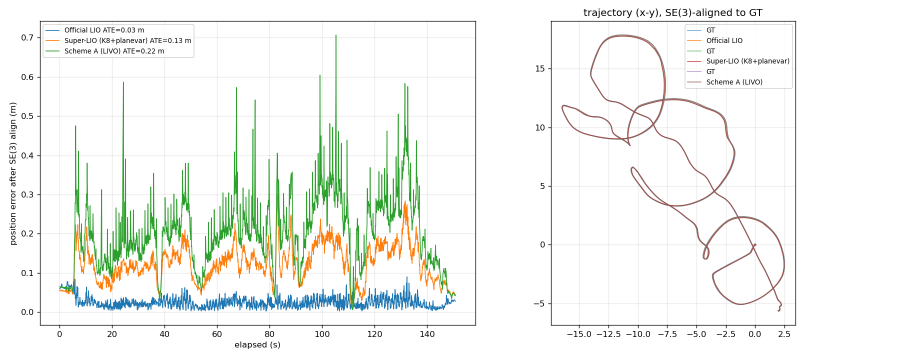
#> input picture experiments/ntu_eee03_traj_cmp.png, 1800 x 720 px (shown at 1/2 size); its folder holds only this picture in this run
$ python -i _p0_visual.py   (imports and definitions only)   (older library calls are emulated)
#> lines starting #> are read from the running program, lines starting #| are printed output that depends on the picture
#!/usr/bin/env python3
# -*- coding: utf-8 -*-
"""Phase 0 视觉前端：相邻帧相对旋转估计（LK 双向跟踪 + 网格化 + RANSAC 5-point）。

约定（务必与代码一致，否则符号全反）：
  世界系 w、LiDAR/body 系 b、相机系 c。
  TUM 轨迹里的四元数是 **b→w**（body 到 world）。

  ⚠️ 侧别为**实测**结论（见 exp_records §36），不是照抄 FAST-LIVO2 的文档措辞：
  本包的 Rcl 实际是 **b→c**： p_c = R_cl · p_b （等价地 R_bc = R_cl）。
  证据：静止段重力均值 ĝ=[-0.008,-0.011,0.992]（单位 g），
        R_cl·ĝ = (-0.005,-1.000,-0.014) → 相机系"上"= −y ✓（本相机 y 轴朝下）
        R_clᵗ·ĝ = ( 1.000, 0.014, 0.005) → 图像右 ✗
  另：6 候选侧别×转置网格、以及 3-DOF 自由正交拟合（起点含 D=I 与随机）
      都独立收敛到同一侧别 ⇒ 不是笔误。Pcl 仍是 body 系的相机原点（杠杆臂）。
  ⇒ Pcl 不随侧别改动而变，但 **R_cl 的转置位置必须逐处核对**。

  findEssentialMat(pts1, pts2) 给出 E = [t]_× R，满足 x2^T E x1 = 0，
  故其 R 把相机 1 的坐标旋到相机 2： R_21^c = R_{w2c,2} · R_{w2c,1}^T 。
  由 R_{w2c} = R_cl · R_{b2w}^T（因 R_wc = R_wb · R_bc = R_wb · R_clᵗ）得
      R_21^c = R_cl · ( R_{b2w,2}^T · R_{b2w,1} ) · R_clᵗ
  即"体相对旋转"左乘 R_cl 的共轭。因为 R_cl 恒定，用相对旋转时 Pcl 不出现。
"""
import numpy as np
import cv2

# ---- 官方标定 /home/ywj/slam_data/Retail_Street/camera_pinhole.yaml -----------
# 原始 1280x1024，scale=0.5 => bag 里直接是 640x512 的图（实测 enc=rgb8）。
K_FULL = np.array([[1293.56944, 0.0, 626.91359],
                   [0.0, 1293.3155, 522.799224],
                   [0.0, 0.0, 1.0]])
DIST = np.array([-0.076160, 0.123001, -0.00113, 0.000251], dtype=np.float64)
W0, H0 = 640, 512                                   # bag 内实际分辨率（实测 shape=(512,640,3)）
# ⚠️ scale=0.5 是 FAST-LIVO2 对原始 1280x1024 的降采样系数；本 bag 的图像
# **已经是** 640x512，配套内参就是 K_FULL/2，不能再降一次。
K_HALF = np.array([[K_FULL[0, 0] * 0.5, 0.0, K_FULL[0, 2] * 0.5],
                   [0.0, K_FULL[1, 1] * 0.5, K_FULL[1, 2] * 0.5],
                   [0.0, 0.0, 1.0]])
IMG_DOWN = 1                     # >1 时在此基础上再降采样（算力实验用）
W, H = int(W0 / IMG_DOWN), int(H0 / IMG_DOWN)
K_USE = K_HALF.copy()
# [1 line not run here, left out]

R_CL = np.array([0.00610193, -0.999863, -0.0154172,
                 -0.00615449, 0.0153796, -0.999863,
                 0.999962, 0.00619598, -0.0060598]).reshape(3, 3)   # b→c（实测，见模块头）
P_CL = np.array([0.0194384, 0.104689, -0.0251952])                  # 相机原点在 body 系

_MAP1 = _MAP2 = None


def prep_gray(rgb):
    """去畸变 + 转灰度 + 可选再降采样。一次建表，逐帧复用。"""
    global _MAP1, _MAP2
    if _MAP1 is None:
        # 源图就是 640x512、内参 K_HALF —— 畸变系数是归一化的，与分辨率无关，
        # 故 K 用 K_HALF 而不是 K_FULL（用 K_FULL 会把画面裁到角落）。
        _MAP1, _MAP2 = cv2.initUndistortRectifyMap(
            K_HALF, DIST, None, K_HALF, (W, H), cv2.CV_16SC2)
    g = cv2.cvtColor(rgb, cv2.COLOR_RGB2GRAY)
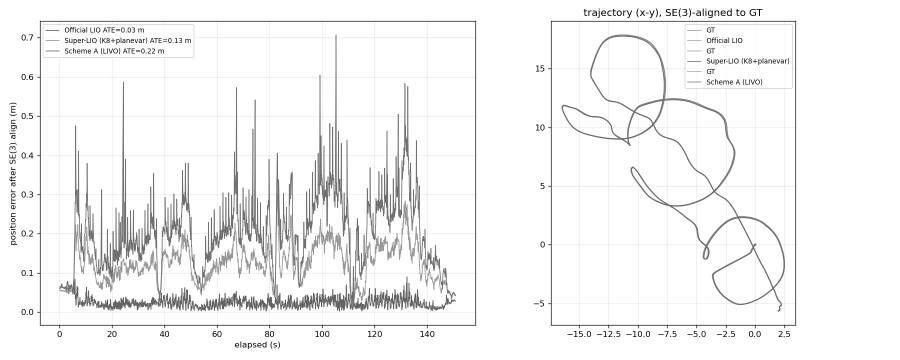
#> g: shape (720, 1800) (shown at 1/2 size); min 0, max 255, mean 243.9
    u = cv2.remap(g, _MAP1, _MAP2, cv2.INTER_LINEAR)
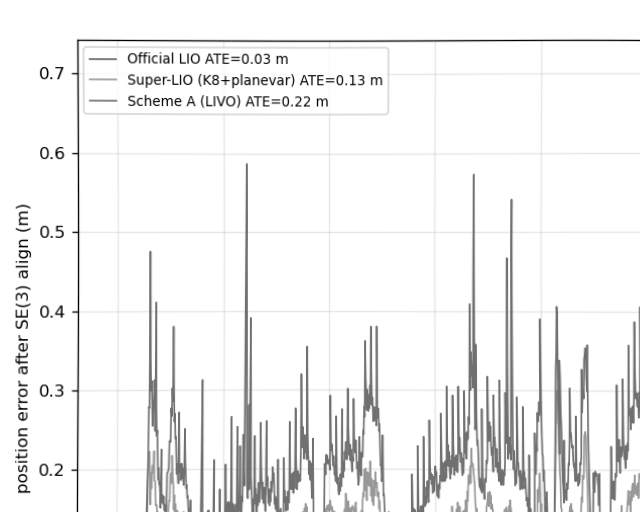
#> u: shape (512, 640); min 0, max 255, mean 240.5
    if IMG_DOWN > 1:
        u = cv2.resize(u, None, fx=1.0 / IMG_DOWN, fy=1.0 / IMG_DOWN,
                       interpolation=cv2.INTER_AREA)
    return u


# [187 lines left out: functions grid_balance, track_pair, rotm, angle_of, rel_rotation, quat_to_rot and 3 more, not called in this run]


class Traj:
    """LIO 位姿连续时间轨迹：平移线性插值 + 旋转 slerp（同 pointcloud_colorizer 口径）。"""

    # [34 lines left out: functions __init__, at, log_so3, not called in this run]

>>> import cv2
>>> picture = cv2.cvtColor(cv2.imread('../ntu_eee03_traj_cmp.png'), cv2.COLOR_BGR2RGB)
>>> result = prep_gray(picture)

$ run again, on experiments/pcd_color_median_compare_full.png
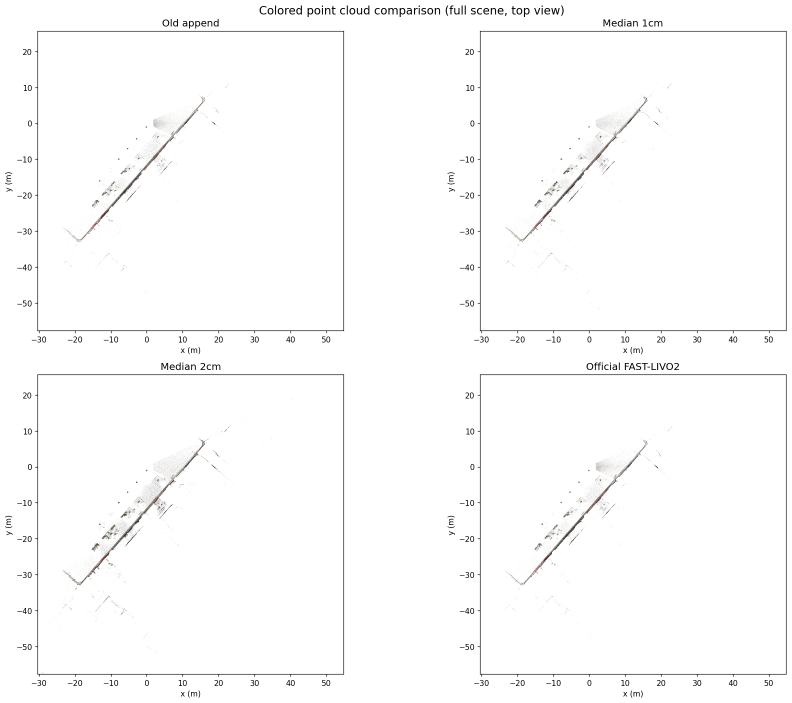
#> input picture experiments/pcd_color_median_compare_full.png, 1583 x 1406 px (shown at 1/2 size)
#> in prep_gray, `u = cv2.remap(g, _MAP1, _MAP2, cv2.INTER_LINEAR)`:
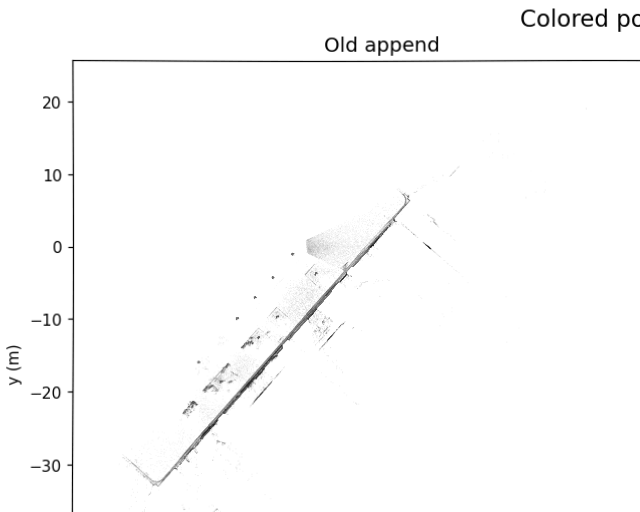
#> u: shape (512, 640); min 0, max 255, mean 251.6

$ run again, on experiments/pcd_color_median_compare_zoom.png
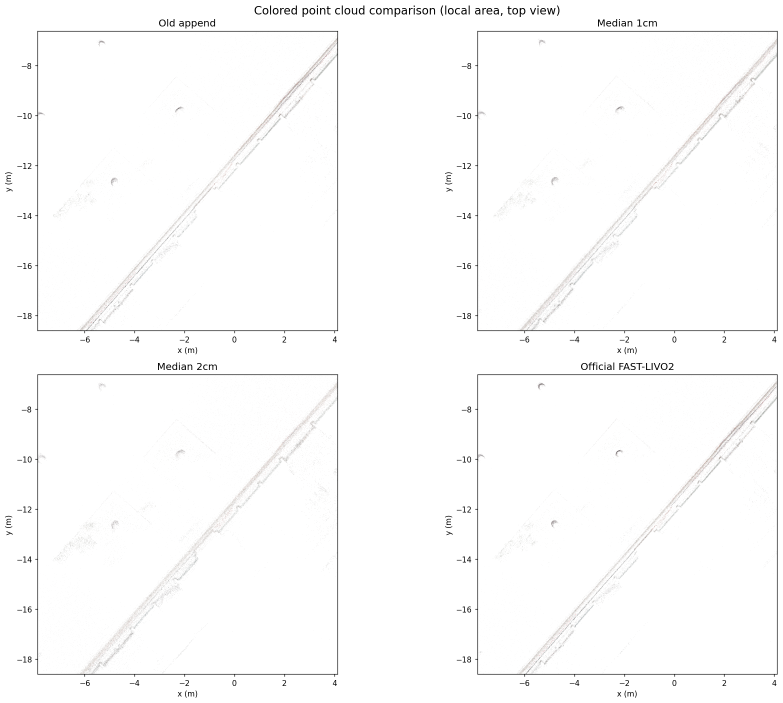
#> input picture experiments/pcd_color_median_compare_zoom.png, 1565 x 1406 px (shown at 1/2 size)
#> in prep_gray, `u = cv2.remap(g, _MAP1, _MAP2, cv2.INTER_LINEAR)`:
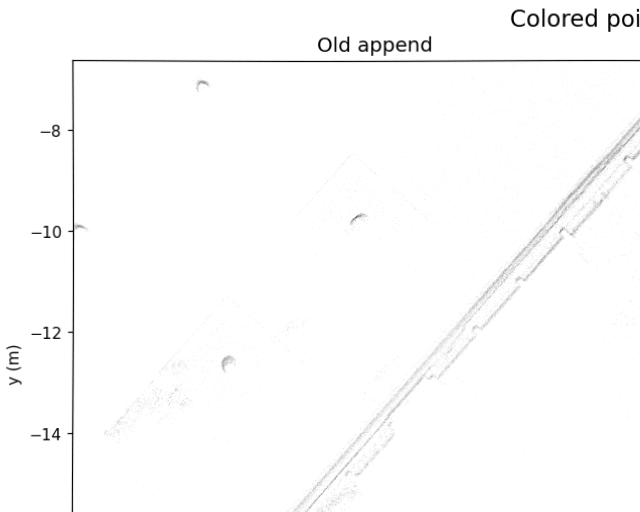
#> u: shape (512, 640); min 0, max 255, mean 252

$ run again, on experiments/pcd_color_saltpepper_compare.png
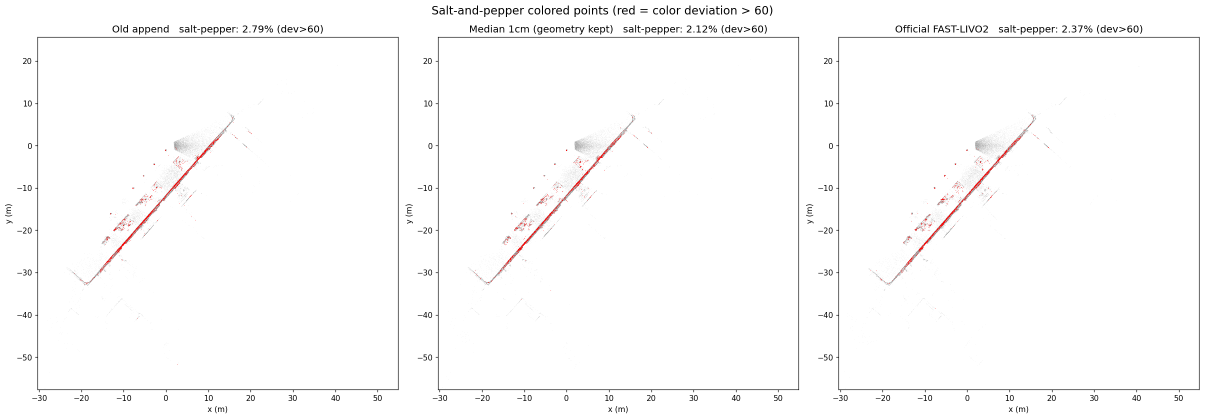
#> input picture experiments/pcd_color_saltpepper_compare.png, 2409 x 837 px (shown at 1/2 size)
#> in prep_gray, `u = cv2.remap(g, _MAP1, _MAP2, cv2.INTER_LINEAR)`:
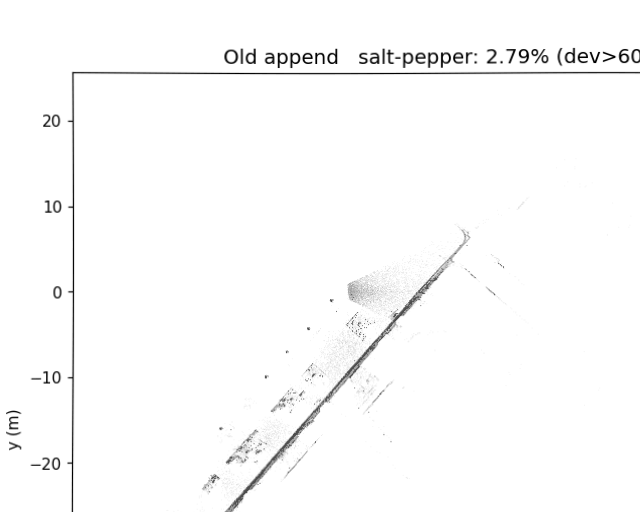
#> u: shape (512, 640); min 0, max 255, mean 251.1
